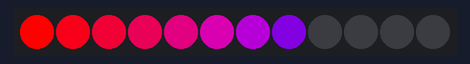
Bench run of a sketch on a simulated Arduino Uno, built with avr-gcc and run on an emulated ATmega328P. Shown: 12 RGB LEDs in strip order, left to right. Dim RGB values are drawn brighter than linear; random numbers use the default seed unless the sketch sets one.

Above: at 2.0 s.
At 3.8 s:
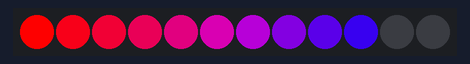
At 6.1 s:
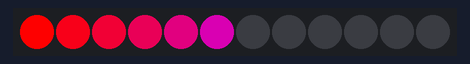
At 10.2 s:
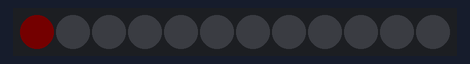
At 29.23 s:
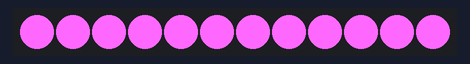
At 30.8 s:
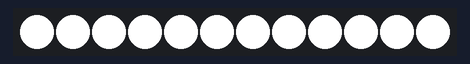

Measured:
- what the display in image 3 shows lasts 1.0 s, from 10.2 s to 11.2 s

The sketch:

ArduinoControl.ino
```cpp
#include <FastLED.h>

#define DATA_PIN 3
#define NUM_LEDS 12

// NOTE: the code is set up in a way that functions can pull from an API, but the API was not working for pulling so a preset with sped up delays was used.
// This delay would be extremely slow for transitions and hold periods to maintain a natural ambient state for the individual's lighting, promoting the health benefits mentioned.

CRGB leds[NUM_LEDS];

int colors[18];
int ledCols[6][3];

int clrStore [NUM_LEDS][3];

void setup() {

  fill_solid(leds, NUM_LEDS, CRGB::Black);
  delay(1000);

  FastLED.addLeds<NEOPIXEL, DATA_PIN>(leds, NUM_LEDS);

  gradient();

  delay(1000);
  fadeToVal(0, 0, 0, 255, 103, 255, 50);
  delay(5000);

  // example for dayCase case
  int reads[] = {255, 103, 255, 255, 255, 0, 255, 178, 102, 255, 0, 127, 0, 102, 51, 102, 0, 102};

  for (int i = 0; i < 18; i++) {
    colors[i] = reads[i];
  }

  for (int i = 0; i < 6; i++) {
    for (int j = 0; j < 3; j++) {
      ledCols[i][j] = colors[j*(i+1)];
    }
  }
}

void loop() {
  fadeToVal(ledCols[0][0], ledCols[0][1], ledCols[0][2], ledCols[1][0], ledCols[1][1], ledCols[1][2], 10);
  delay(5000);
  fadeToVal(ledCols[1][0], ledCols[1][1], ledCols[1][2], ledCols[2][0], ledCols[2][1], ledCols[2][2], 10);
  delay(5000);
  fadeToVal(ledCols[2][0], ledCols[2][1], ledCols[2][2], ledCols[3][0], ledCols[3][1], ledCols[3][2], 10);
  delay(5000);
  fadeToVal(ledCols[3][0], ledCols[3][1], ledCols[3][2], ledCols[4][0], ledCols[4][1], ledCols[4][2], 10);
  delay(5000);
  fadeToVal(ledCols[4][0], ledCols[4][1], ledCols[4][2], ledCols[5][0], ledCols[5][1], ledCols[5][2], 10);
  delay(5000);
  fadeToVal(ledCols[5][0], ledCols[5][1], ledCols[5][2], ledCols[0][0], ledCols[0][1], ledCols[1][2], 10);
  delay(5000);
}

void gradient() {

  for (int i = 0; i < NUM_LEDS; i++) {
    int fraction = 255 / (NUM_LEDS-1);
    fadeOn(i, (255-(i*fraction)), 0, i*fraction, 1);
    clrStore [i][0] = (255-(i*fraction));
    clrStore [i][1] = 0;
    clrStore [i][2] = i*fraction;
  }

  for (int i = NUM_LEDS-1; i > -1; i--) {
    int fraction = 255 / (NUM_LEDS-1);
    fadeOff(i, (255-(i*fraction)), 0, i*fraction, 1);
    clrStore [i][0] = (255-(i*fraction));
    clrStore [i][1] = 0;
    clrStore [i][2] = i*fraction;
  }
}

void twinkle() {

  for (int i = 0; i < 20; i++) {
    int rand = random(12);

    fadeOn(rand, clrStore[rand][0], clrStore[rand][1], clrStore[rand][2], 0);

    fadeOff(rand, clrStore[rand][0], clrStore[rand][1], clrStore[rand][2], 0);

  }

  for (int i = NUM_LEDS-1; i > -1; i--) {
    int fraction = 255 / (NUM_LEDS-1);
    fadeOff(i, (255-(i*fraction)), 0, i*fraction, 0);
  }
}

void fadeOff(int ledIndex, int r, int g, int b, int delayAmt) {

  int outR, outG, outB;

  for (int i = 1; i < 255; i++) {

    if (r-i < 0) {
      outR = 0;
    } else {
      outR = r-i;
    }

    if (g-i < 0) {
      outG = 0;
    } else {
      outG = g-i;
    }

    if (b-i < 0) {
      outB = 0;
    } else {
      outB = b-i;
    }

    leds[ledIndex].setRGB(outR, outG, outB);
    FastLED.show();
    if ((outR = 0) && (outG = 0) && (outB = 0)) {
      break;
    }
    delay(delayAmt);
  }
}

void fadeOn(int ledIndex, int r, int g, int b, int delayAmt) {
  int outR, outG, outB;
  for (int i = 0; i < 255; i+=5) {
    if (i > r) {
      outR = r;
    } else {
      outR = i;
    }

    if (i > g) {
      outG = g;
    } else {
      outG = i;
    }

    if (i > b) {
      outB = b;
    } else {
      outB = i;
    }

    leds[ledIndex].setRGB(outR, outG, outB);
    FastLED.show();
    delay(delayAmt);
  }
}

void fadeToVal(int rA, int gA, int bA, int rB, int gB, int bB, int delayAmt) {
  int outR, outG, outB;
  int i = 0;
  while(true) {
    i++;
    if (rB > rA) {
      if ((rA + i) > rB) {
        outR = rB;
      } else {
        outR = rA + i;
      }
    } else {
      if ((rA - i) < rB) {
        outR = rB;
      } else {
        outR = rA - i;
      }
    }

    if (gB > gA) {
      if ((gA + i) > gB) {
        outG = gB;
      } else {
        outG = gA + i;
      }
    } else {
      if ((gA - i) < gB) {
        outG = gB;
      } else {
        outG = gA - i;
      }
    }

    if (bB > bA) {
      if ((bA + i) > bB) {
        outB = bB;
      } else {
        outB = bA + i;
      }
    } else {
      if ((bA - i) < bB) {
        outB = bB;
      } else {
        outB = bA - i;
      }
    }

    fill_solid(leds, NUM_LEDS, CRGB(outR,outG,outB));
    FastLED.show();
    delay(delayAmt);

    if((outB == bB) && (outG == gB) && (outR == rB)) {
      break;
    }
  }
}
```

ControlCodeFastLED.cpp
```cpp

```
